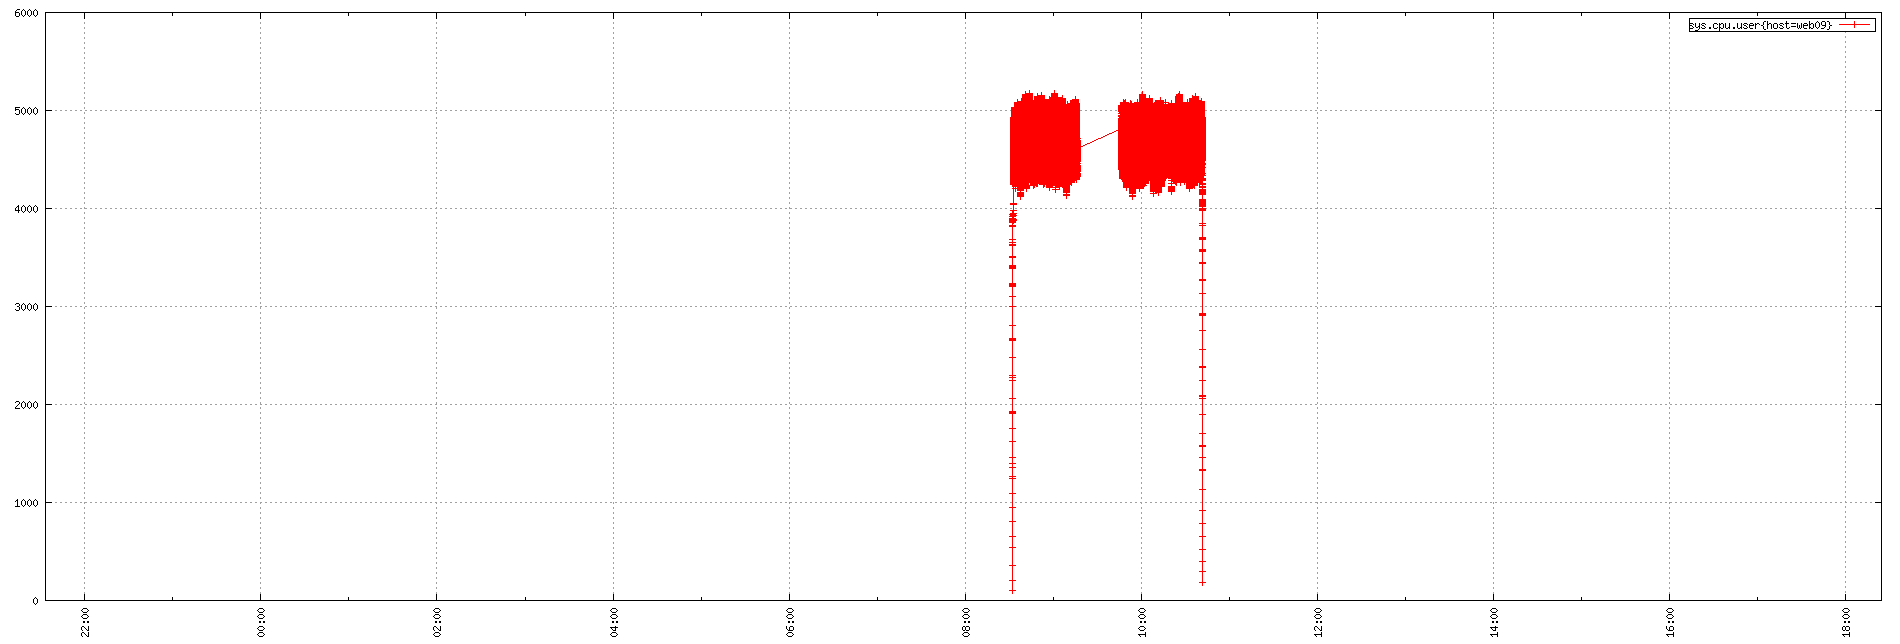

Source code (gnuplot):
set term png small size 1900,644
set xdata time
set timefmt "%s"
if (GPVAL_VERSION < 4.6) set xtics rotate; else set xtics rotate right
set output "${TMPDIR-'tmp'}/tsd/c4642ca9.png"
set xrange ["1673731992":"1673807069"]
set format x "%H:%M"
set grid
set style data linespoint
set key right box
set yrange [0:]
plot  "${TMPDIR-'tmp'}/tsd/c4642ca9_0.dat" using 1:2 title "sys.cpu.user{host=web09}"
